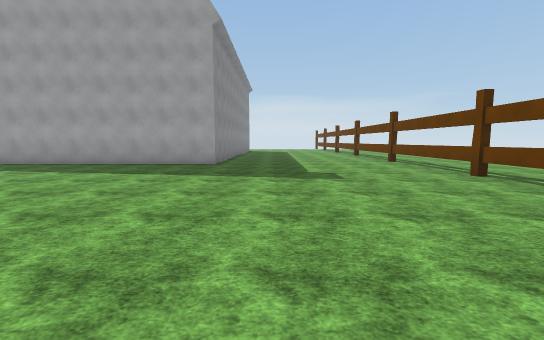
View 1 (above)

22 first-person views from a walk through a scene from a Unity 3-D project. The camera is 1.5 m above the floor, tilts 6° down and sees 90° across. The floor is counted in squares, 2 m on a side. Each view is taken from the middle of a square. On the plan, view 1 faces up. The plan holds only what a view shows up to about 10 squares ahead; the rest is blank. The place goes on beyond the plan. The player is left out. Surface patterns are stand-ins for the level's own textures.

View 2
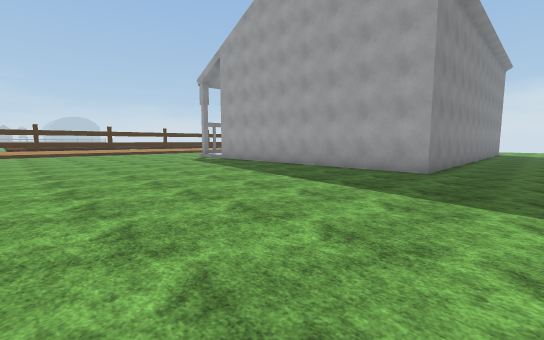

View 3
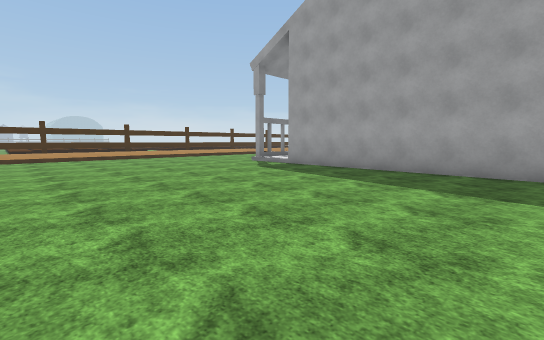

View 4
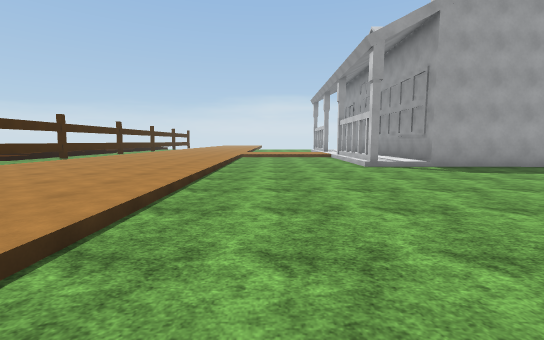

View 5
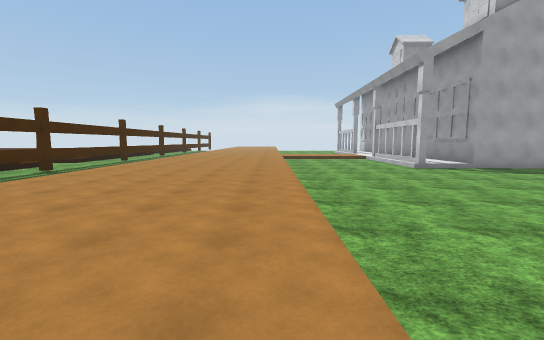

View 6
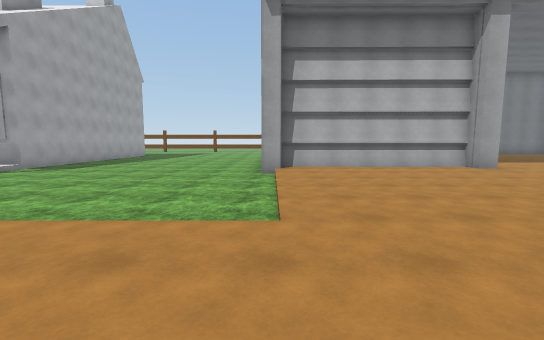

View 7
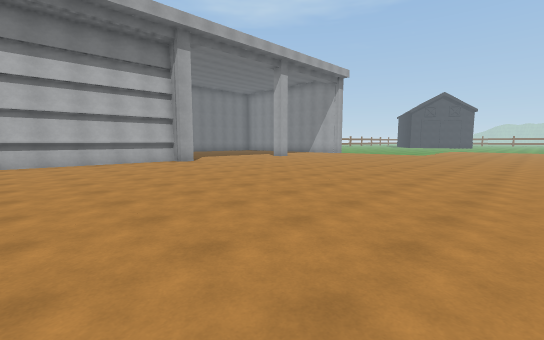

View 8
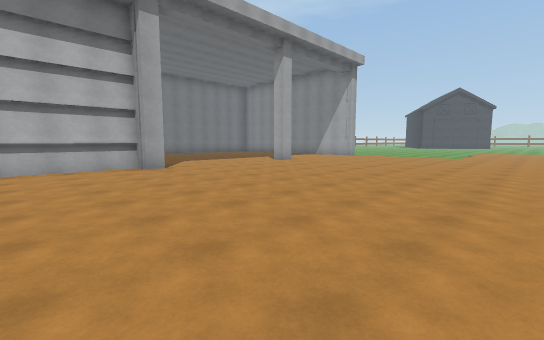

View 9
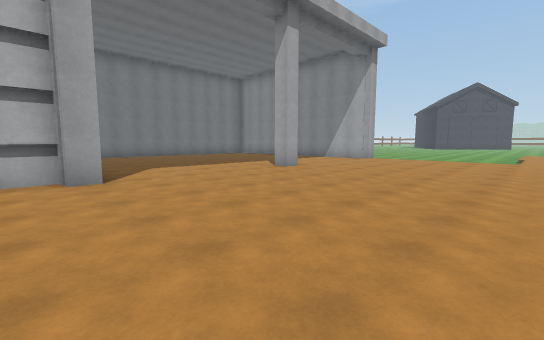

View 10
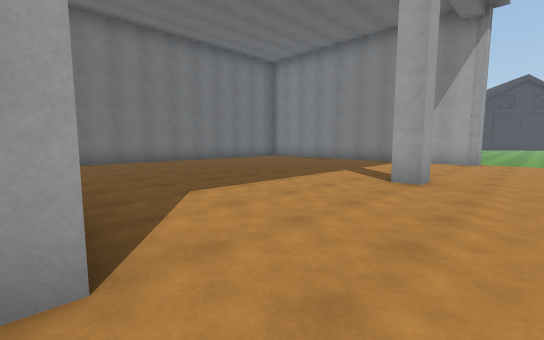

View 11
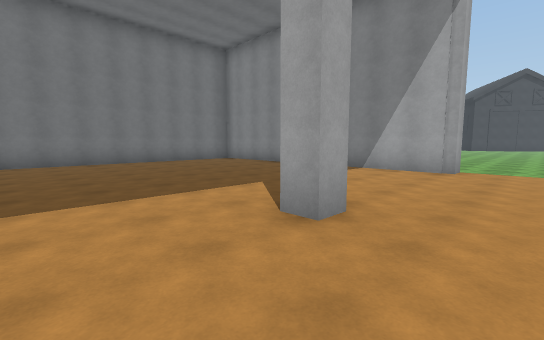

View 12
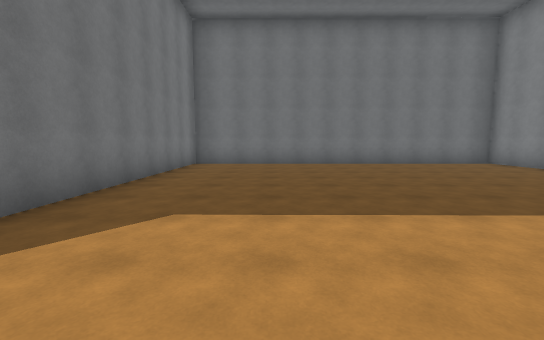

View 13
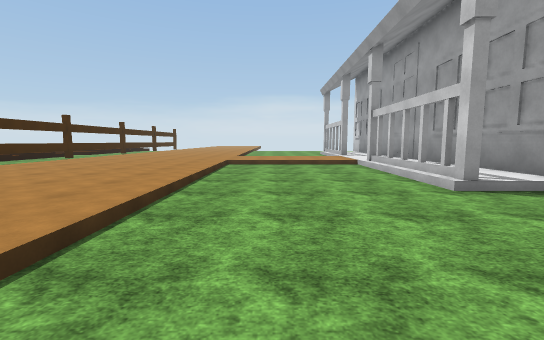

View 14
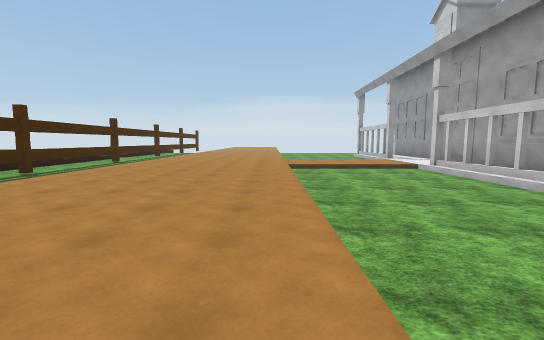

View 15
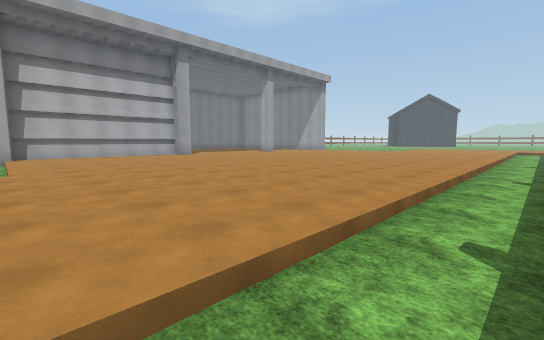

View 16
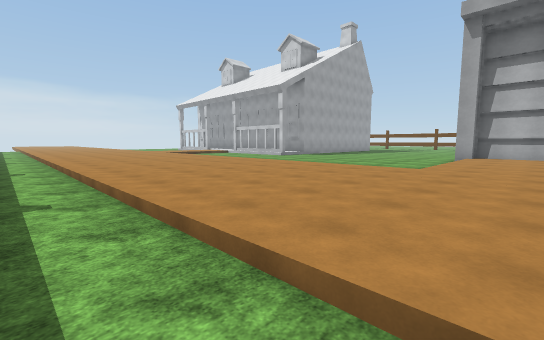

View 17
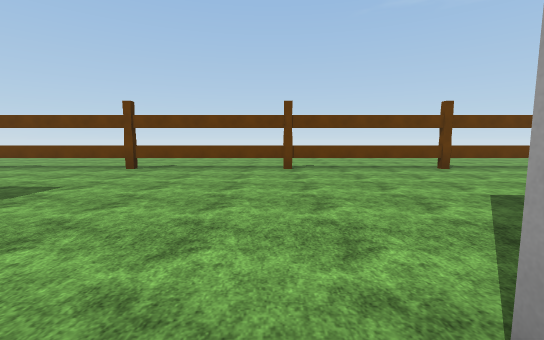

View 18
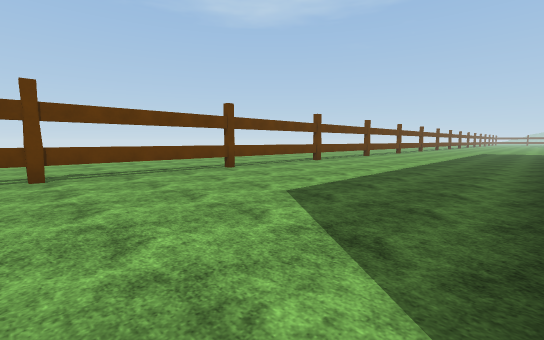

View 19
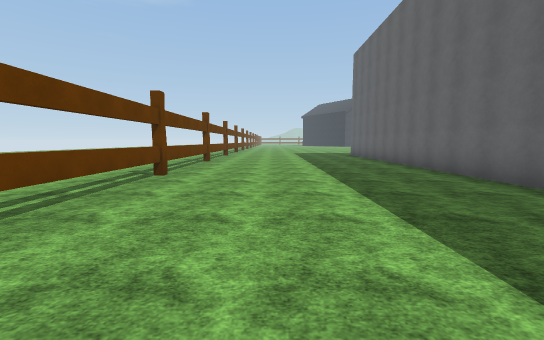

View 20
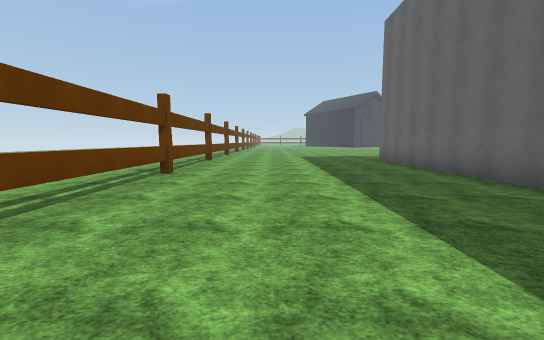

View 21
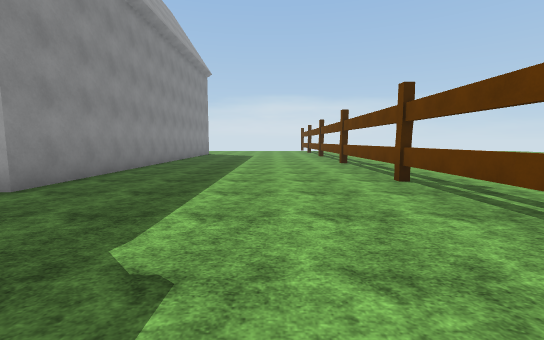

View 22
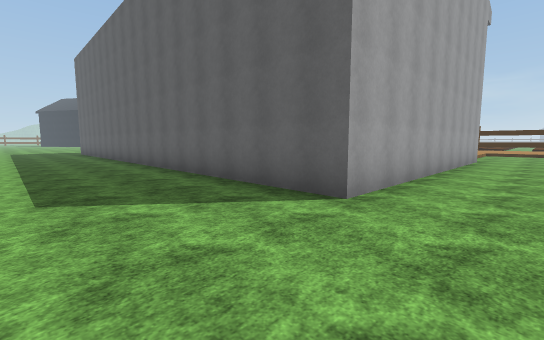

### Floor plan
Key: @ floor where view 1 was taken; # wall or solid block; x gap in a wall; . main floor; : floor 0.25 m higher than the main floor; / step, stairs or slope; = window, fence, low wall or low ledge.
Columns run from 24 left of view 1 to 5 right of it. Each row starts with its distance up from view 1.
 15 .. :::::::::: #       #......=
 14 ../:::::///// #       #......=
 13 ../:::::....# #       #......=
 12 ../:::::....: #       #......=
 11 ../:::::....#:#       #......=
 10 ../:::::....::#       #......#
  9 ../:::::....#/#########......=
  8 x./:::::.....................=
  7 ../:::::.....................=
  6  ./:::::.....................=
  5  ./:::::.....................=
  4  ./:::::.....................=
  3  ./:::::.....................=
  2  ./:::::.....................=
  1  ./::::://///##########......=
  0  ./::::::::::#        #.@....=
 -1  ./::::::::::#        #......=
 -2  ./::::::::::#        #......=
 -3  ./::::::::::#        #......#
 -4  ./::::::::::#        #......=
 -5  ./::::::::::##########......=
 -6  ./::::::::::::::::::/#......=
 -7  ./::::::::::::::::::/#......#
 -8  ./::::::::::::::::::/#......=
 -9  ./::::::::::::::::::/#......=
-10  ./::::::::::#:::::::/#......=
-11  ./::::::::::::::::::/#......=
-12  ./::::::::::::::::::/#......=
-13    ::::::::::::::::::/#......=
-14      ::::::::::::::::/#......=
-15      :::::::::::  :::/#......=

Positions as (right, up) in squares from view 1, and headings:
1: (0, 0), facing up
2: (0, 2), facing up-left
3: (-4, 2), facing up-left
4: (-15, 1), facing up
5: (-17, 0), facing up
6: (-19, 1), facing right
7: (-21, 0), facing down-right
8: (-19, -2), facing down-right
9: (-17, -4), facing down-right
10: (-13, -5), facing down-right
11: (-13, -8), facing down-right
12: (-12, -8), facing right
13: (-15, 5), facing up
14: (-17, 5), facing up
15: (-23, 1), facing down-right
16: (-23, -1), facing up-right
17: (-3, 2), facing right
18: (-2, 2), facing down-right
19: (2, -1), facing down
20: (2, -5), facing down
21: (2, 5), facing up
22: (1, 3), facing down-left
